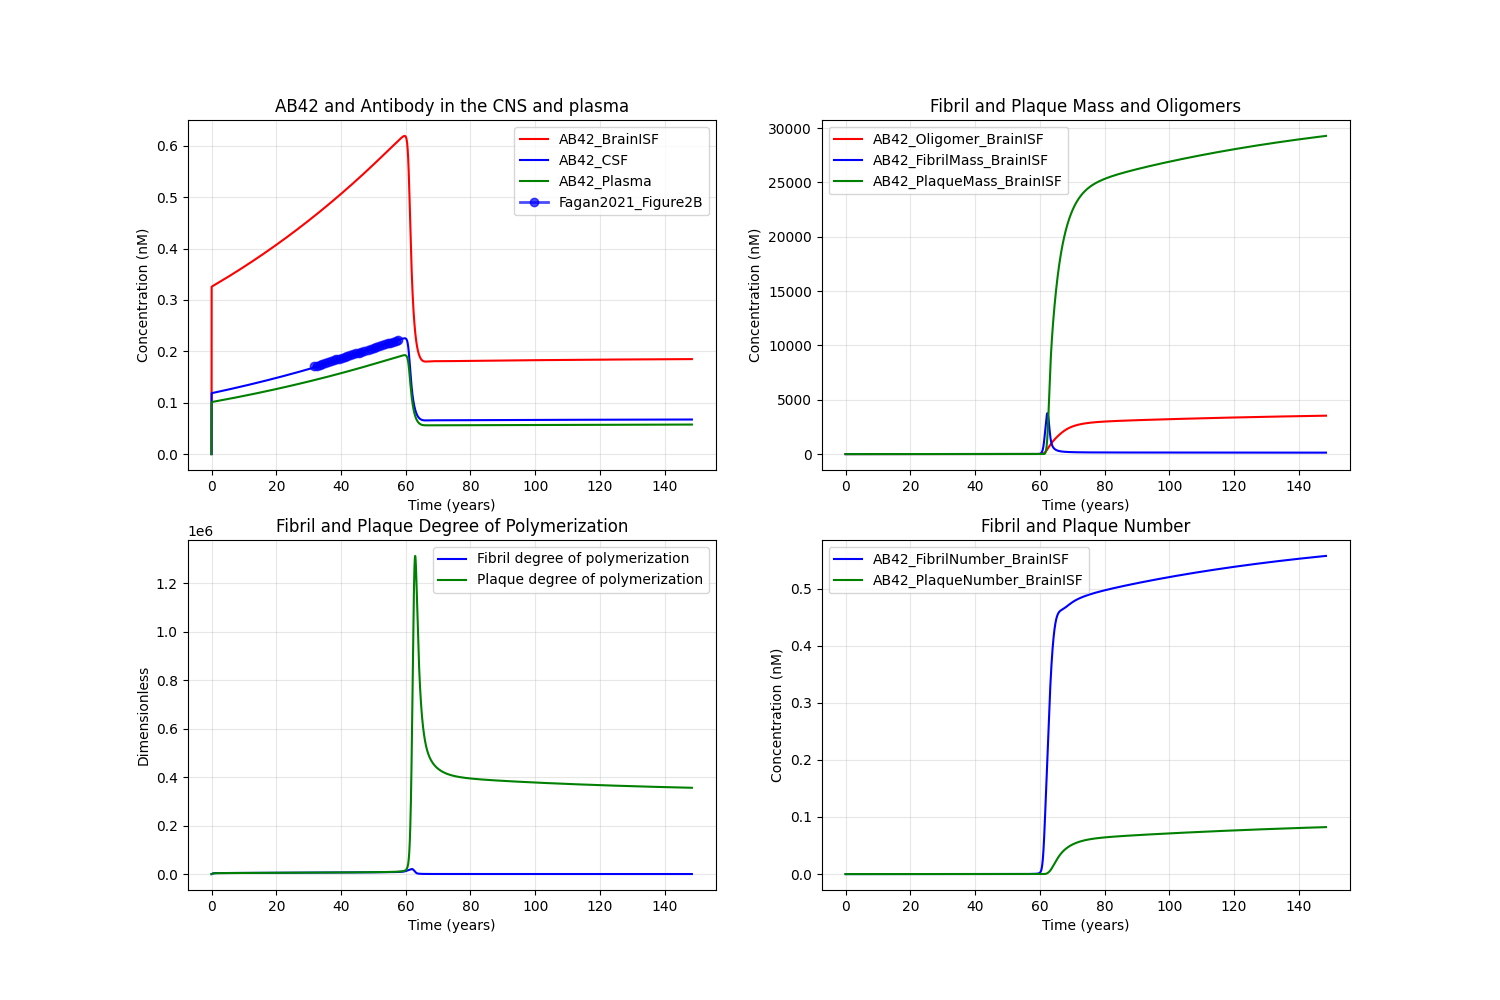

Generate this figure with Python:
import tellurium as te
import numpy as np
import matplotlib.pyplot as plt
import pandas as pd


def run_simulation():
    r = te.loada(__file__.replace('.py', '.txt'))
    r.setIntegrator('cvode')
    r.integrator.absolute_tolerance = 1e-8
    r.integrator.relative_tolerance = 1e-8
    r.integrator.setValue('stiff', True)
    #result = r.simulate(0, 1000, 10000)
    #result = r.simulate(0, 200000, 200000)
    result = r.simulate(0, 1300000, 1300000, ['time','[Antibody_Plasma]','[Antibody_BrainISF]','[Antibody_LiverVascular]',
    '[Antibody_LungVascular]','[Antibody_LymphNode]','[Antibody_BrainVascular]','[Antibody_BBB]','[Antibody_SAS]',
    '[Antibody_LV]','[APP_BrainISF]','[AB42_BrainISF]','[C99_BrainISF]','[AB42_Oligomer_BrainISF]','[AB42_FibrilNumber_BrainISF]','[AB42_FibrilMass_BrainISF]',
    '[AB42_Plasma]','[AB42_SAS]','Fibril_degree_polymerization','[AB42_PlaqueMass_BrainISF]','[AB42_PlaqueNumber_BrainISF]','Plaque_degree_polymerization'])
    
    # Create two-panel subplot layout
    fig, axes = plt.subplots(2, 2, figsize=(15, 10))
    ax1, ax2 = axes[0]
    ax3, ax4 = axes[1]
    
    # Left panel - first two variables
    ax1.plot(result['time']/24/365, result['[AB42_BrainISF]'], label='AB42_BrainISF',color='red')
    # ax1.plot(result['time']/24/365, result['[Antibody_BrainISF]'], label='Antibody_BrainISF',color='cyan')
    ax1.plot(result['time']/24/365, result['[AB42_SAS]'], label='AB42_CSF',color='blue')
    ax1.plot(result['time']/24/365, result['[AB42_Plasma]'], label='AB42_Plasma',color='green')
    # ax1.plot(result['time'], result['[Antibody_Plasma]'], label='Antibody_Plasma')
    # Read the CSV file
    df = pd.read_csv('Fagan2021_Figure2B.csv')
    dian_noncarrier_data = df[df['series'] == 'DIAN_noncarrier']
    ax1.plot(dian_noncarrier_data['time'], dian_noncarrier_data['measurement'], 
         marker='o', linewidth=2, markersize=6, color='blue', alpha=0.7,label='Fagan2021_Figure2B')

    ax1.set_xlabel('Time (years)')
    ax1.set_ylabel('Concentration (nM)')
    ax1.set_title('AB42 and Antibody in the CNS and plasma')
    ax1.legend()
    ax1.grid(True, alpha=0.3)
    
    # Right panel - second two variables
    ax2.plot(result['time']/24/365, result['[AB42_Oligomer_BrainISF]'], label='AB42_Oligomer_BrainISF',color='red')
    
    ax2.plot(result['time']/24/365, result['[AB42_FibrilMass_BrainISF]'], label='AB42_FibrilMass_BrainISF',color='blue')
    ax2.plot(result['time']/24/365, result['[AB42_PlaqueMass_BrainISF]'], label='AB42_PlaqueMass_BrainISF',color='green')
    ax2.set_xlabel('Time (years)')
    ax2.set_ylabel('Concentration (nM)')
    ax2.set_title('Fibril and Plaque Mass and Oligomers')
    ax2.legend()
    ax2.grid(True, alpha=0.3)

    ax3.plot(result['time']/24/365, result['Fibril_degree_polymerization'], label='Fibril degree of polymerization',color='blue')
    ax3.plot(result['time']/24/365, result['Plaque_degree_polymerization'], label='Plaque degree of polymerization',color='green')
    ax3.set_xlabel('Time (years)')
    ax3.set_ylabel('Dimensionless')
    ax3.set_title('Fibril and Plaque Degree of Polymerization')
    ax3.legend()
    ax3.grid(True, alpha=0.3)
    
    ax4.plot(result['time']/24/365, result['[AB42_FibrilNumber_BrainISF]'], label='AB42_FibrilNumber_BrainISF',color='blue')
    ax4.plot(result['time']/24/365, result['[AB42_PlaqueNumber_BrainISF]'], label='AB42_PlaqueNumber_BrainISF',color='green')
    ax4.set_xlabel('Time (years)')
    ax4.set_ylabel('Concentration (nM)')
    ax4.set_title('Fibril and Plaque Number')
    ax4.legend()
    ax4.grid(True, alpha=0.3)
    
    
    plt.savefig(__file__.replace('.py', '.png'))
    plt.tight_layout()

    plt.show()

if __name__ == "__main__":
    run_simulation()
    
